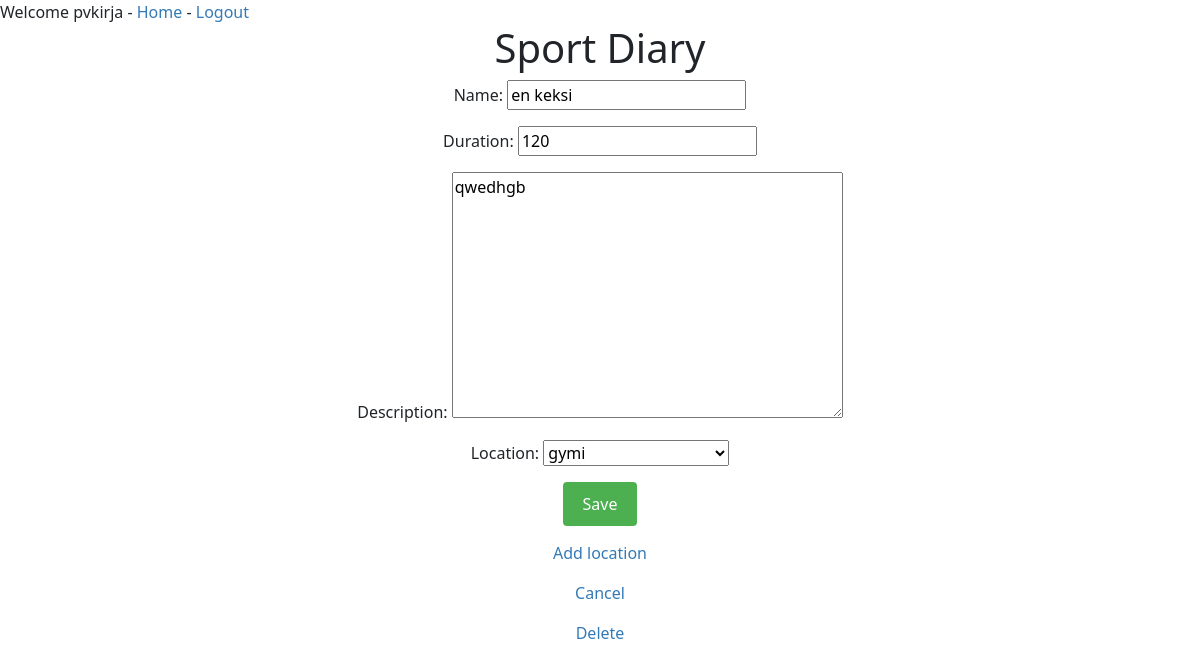
The page /diary/4 (signed in) on the database its author committed.
### sportdiary/models.py (models this page shows, shortened)
class Diary(models.Model):
	name = models.CharField(max_length=200)
	created = models.DateTimeField(auto_now_add=True, null=True)
	duration = models.IntegerField(blank=True, null=True)
	description = models.TextField(blank=True)
	location = models.ForeignKey(
		Location, on_delete=models.CASCADE,
		null=True, blank=True,
		related_name='locations'
	)
	owner = models.ForeignKey(User, on_delete=models.CASCADE, null=True)

class Location(models.Model):
    name = models.CharField(max_length=200)
    def __str__(self):
             return self.name

### sportdiary/views.py (the view)
# urls.py: path('diary/<int:pk>', DiaryUpdateView.as_view()),
class DiaryUpdateView(UserPassesTestMixin, UpdateView):
	model = Diary
	fields = ["name", "duration", "description", "location"]
	success_url = "/"
	def test_func(self):
			return self.request.user.is_authenticated

### sportdiary/templates/sportdiary/diary_form.html (shortened to what this page needs)
{% extends "sportdiary/base.html" %}
{% block "content" %}
	<div style="text-align:center">
        <form method=post>
                {{ form.as_p }}
                <input type=submit value="Save"style="background-color: #4CAF50; color: white; padding: 10px 20px; border: none; border-radius: 4px; cursor: pointer; margin-bottom:15px">
        </form>
        <p><a href="/location/new" style="color: #337ab7; text-decoration: none;">Add location</a></p>
		<p><a href="/" style="color: #337ab7; text-decoration: none;">Cancel</a></p>
        {% if object %}
	        <p><a href="/diary/{{ object.pk }}/delete" style="color: #337ab7; text-decoration: none;">Delete</a></p>
        {% endif %}
	</div>
{% endblock "content" %}

### sportdiary/templates/sportdiary/base.html (shortened to what this page needs)
{% load static %}
<!doctype html>
<html lang="en">
	<head>
		<link href="{% static 'bootstrap/css/bootstrap.min.css' %}" rel="stylesheet">
	</head>
	<body>
	<header>
		{% if user.username %}
			Welcome {{ user }} -
			<a href="/" style="color: #337ab7; text-decoration: none;">Home</a> -
			<a href="/logout" style="color: #337ab7; text-decoration: none;">Logout</a>
		{% else %}
		 	<p style="text-align:center">Login</p>
		{% endif %}
		<h1 style="text-align:center">Sport Diary</h1>
	   </header>
		{% block "content" %}{% endblock "content" %}
	</body>
</html>

### rows shown on the page
Diary: name "en keksi", duration "120", description "qwedhgb", location "gymi"

### other values the page prints
{{ user }} "pvkirja"
